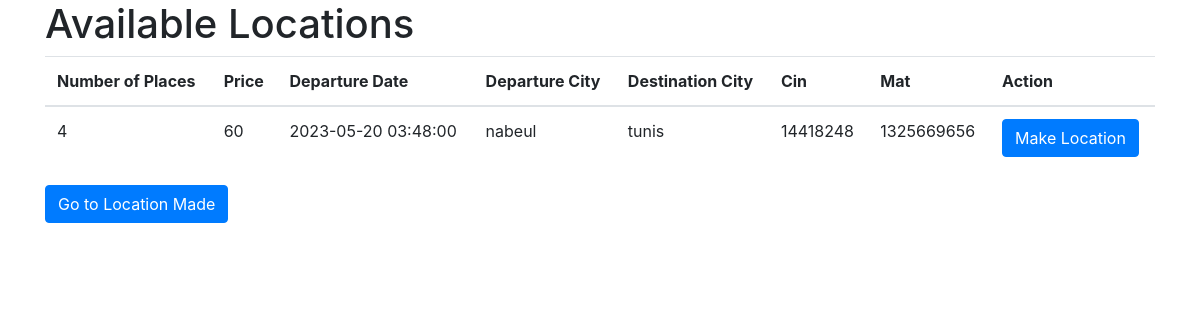
The app's page /veiw/ShowLocation.php with its own data.
### tables this page shows
CREATE TABLE `location` (
  `idlocation` int(11) NOT NULL,
  `nbplace` int(11) NOT NULL,
  `prix` int(3) NOT NULL,
  `datedepare` datetime NOT NULL,
  `villedepare` varchar(20) NOT NULL,
  `villefin` varchar(20) NOT NULL,
  `Cin` int(11) NOT NULL,
  `mat` int(11) NOT NULL
);

### DataBase/connexion.php (called while the page is built, shortened)
<?php
abstract class Connexion {
function __construct()
    {
        $this->pdo =new PDO('mysql:host=localhost;dbname=covoiturage','root','');
    }
}
?>

### controllers/LocationController.php (called while the page is built, shortened)
<?php
include_once('../database/connexion.php');
class LocationController extends Connexion
{
    public function showAvailableLocations()
    {
        $stmt = $this->pdo->prepare("SELECT * FROM location WHERE nbplace >= 1");
        $stmt->execute();
        $locations = $stmt->fetchAll(PDO::FETCH_ASSOC);
        return $locations;
    }
}

### veiw/ShowLocation.php (the view, shortened to what this page needs)
<?php
require_once('../controllers/LocationController.php');
?>
<!DOCTYPE html>
<html>
<head>
    <link rel="stylesheet" href="https://stackpath.bootstrapcdn.com/bootstrap/4.5.2/css/bootstrap.min.css">
</head>
<body>
    <div class="container">
        <h1>Available Locations</h1>
        <table class="table">
            <thead>
                <tr>
                    <th>Number of Places</th>
                    <th>Price</th>
                    <th>Departure Date</th>
                    <th>Departure City</th>
                    <th>Destination City</th>
                    <th>Cin</th>
                    <th>Mat</th>
                    <th>Action</th>
                </tr>
            </thead>
            <tbody>
                <?php
                $loc = new LocationController();
                $availableLocations = $loc->showAvailableLocations();
                foreach ($availableLocations as $location) {
                    echo "<tr>";
                    echo "<td>" . $location['nbplace'] . "</td>";
                    echo "<td>" . $location['prix'] . "</td>";
                    echo "<td>" . $location['datedepare'] . "</td>";
                    echo "<td>" . $location['villedepare'] . "</td>";
                    echo "<td>" . $location['villefin'] . "</td>";
                    echo "<td>" . $location['Cin'] . "</td>";
                    echo "<td>" . $location['mat'] . "</td>";
                    echo "<td>";
                    echo "<form method='POST' action='MakeLocation.php'>";
                    echo "<button type='submit' class='btn btn-primary' name='ML'>Make Location</button>";
                    echo "</form>";
                    echo "</td>";
                    echo "</tr>";
                }
                ?>
            </tbody>
        </table>
        <a href="LocationMade.php" class="btn btn-primary">Go to Location Made</a>
    </div>
</body>
</html>

### records on screen
location: nbplace "4", prix "60", datedepare "2023-05-20 03:48:00", villedepare "nabeul", villefin "tunis", Cin "14418248", mat "1325669656"
